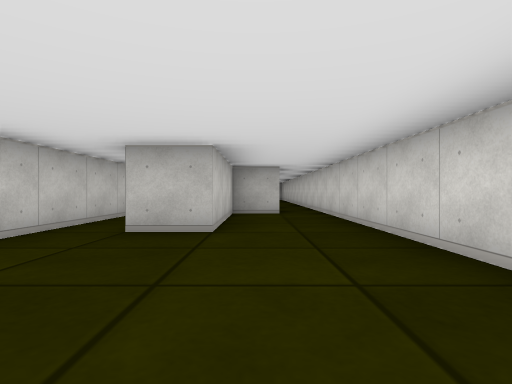
[1] (above)

15 first-person views from a walk through a cub3D ray-caster map. The camera is about half as high as the walls, looks level and sees 80° across. The floor is counted in squares. Each view is taken from the middle of a square. On the plan, view 1 faces up. The plan holds only what a view shows up to about 9 squares ahead; the rest is blank.

[2]
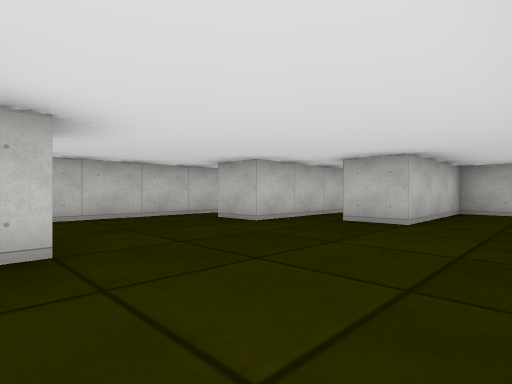

[3]
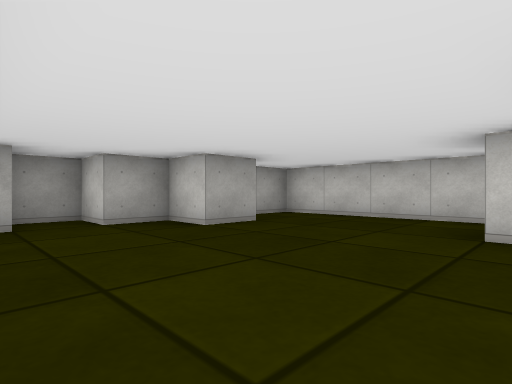

[4]
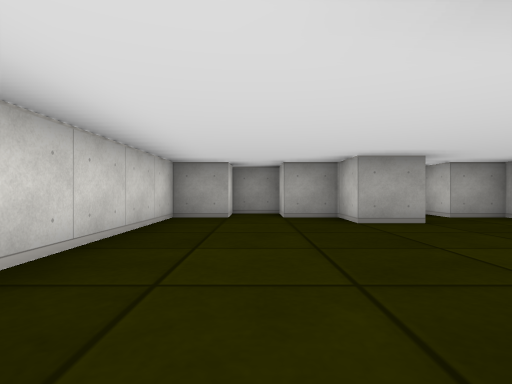

[5]
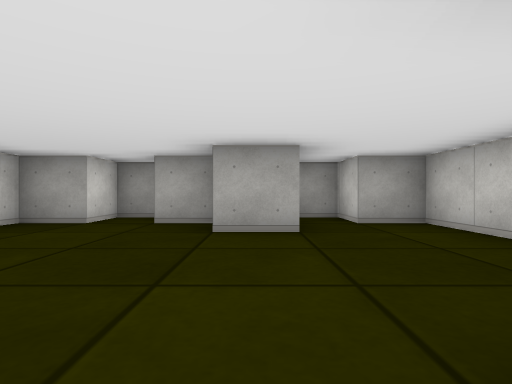

[6]
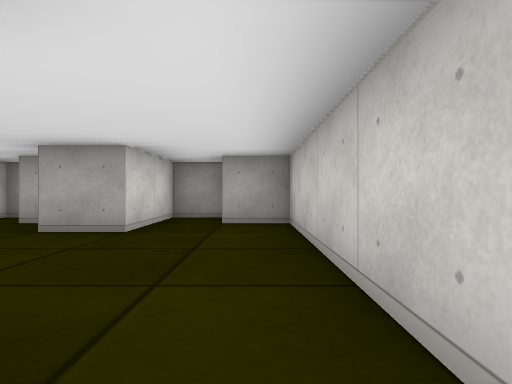

[7]
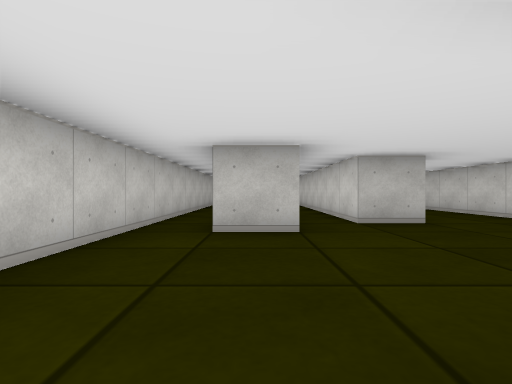

[8]
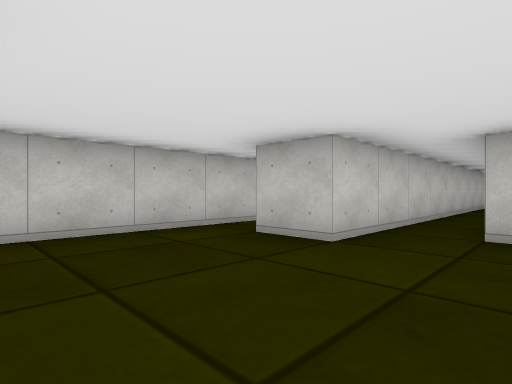

[9]
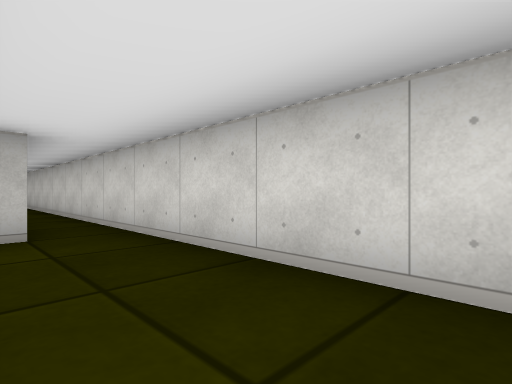

[10]
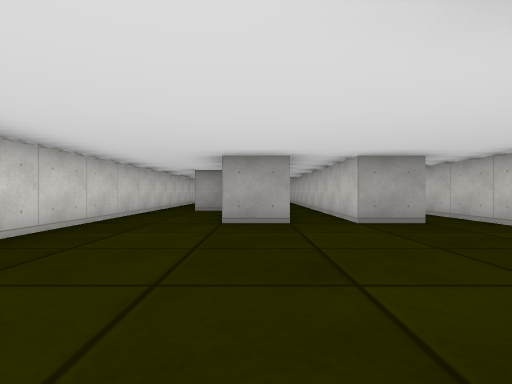

[11]
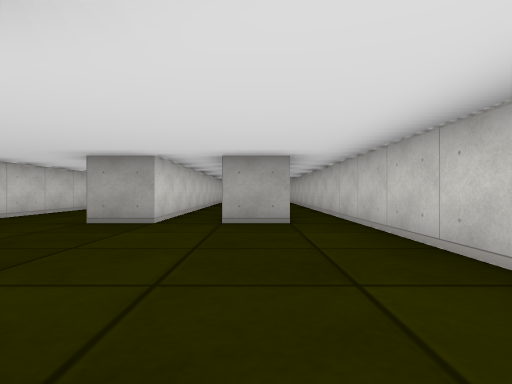

[12]
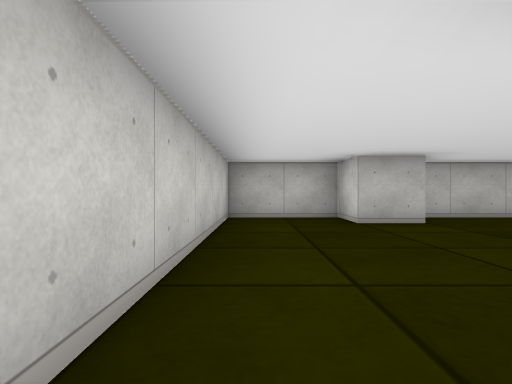

[13]
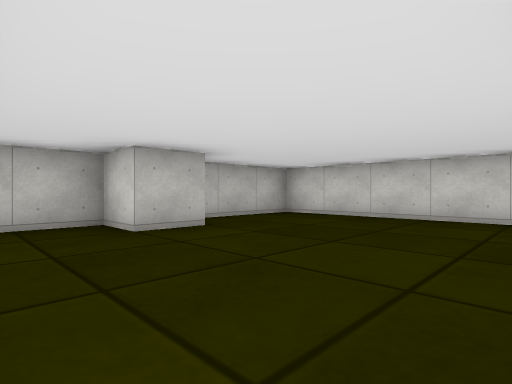

[14]
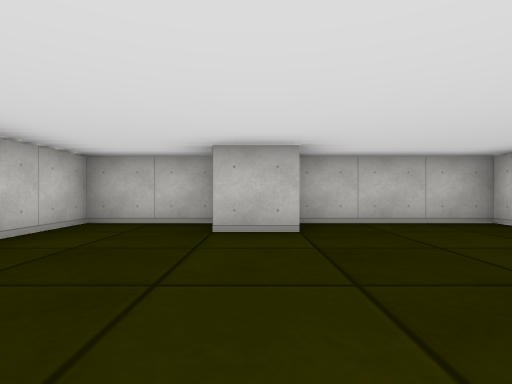

[15]
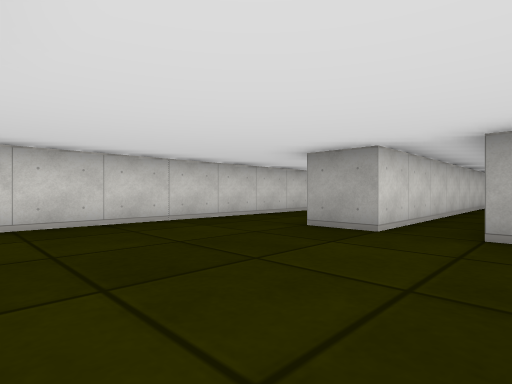

### Floor plan
Points are (right, up) in squares from view 1. A wall is a line through its corners. A room is listed if a view was taken in it or the views show most of it. See-through windows are left out.
Room 1 (views 1, 2, 3, 4, 5, 7, 8, 9)
walls: (-2.5, 3.5) (-2.5, 2.5) (-3.5, 2.5); (-4.5, 2.5) (-4.5, -1.5) (-3.5, -1.5) (-3.5, -2.5) (-2.5, -2.5) (-2.5, -0.5) (-1.5, -0.5) (-1.5, -1.5) (-0.5, -1.5) (-0.5, -2.5) (0.5, -2.5) (0.5, -1.5) (1.5, -1.5) (1.5, 6.5); (0.6, 6.5) (-0.5, 6.5) (-0.5, 3.5) (-1.5, 3.5)
ways out: opening at (-3, 3.5) to room 2; opening at (1, 7) to room 2
Room 2 (views 6, 10, 11, 12, 13, 14, 15)
walls: (-3.6, 12.5) (-2.5, 12.5) (-2.5, 3.5); (-0.2, 9.5) (0.5, 9.5); (-1.4, 16.5) (-2.5, 16.5) (-2.5, 17.5) (-4.5, 17.5) (-4.5, 2.5); (1.5, 6.5) (1.5, 17.5) (-1.4, 17.5); (-1.5, 3.5) (-1.5, 12.5) (-0.5, 12.5)
ways out: opening at (-3, 3.5) to room 1; opening at (1, 7) to room 1

Positions as (right, up) in squares from view 1, and headings:
1: (0, 0), facing up
2: (1, -1), facing up-left
3: (1, 3), facing down-left
4: (0, 4), facing down
5: (-2, 3), facing down
6: (-4, 3), facing down
7: (-3, -1), facing up
8: (-1, 0), facing up-left
9: (0, 3), facing up-right
10: (-1, 17), facing down
11: (-3, 17), facing down
12: (-4, 12), facing up
13: (-4, 13), facing up-right
14: (-2, 13), facing up
15: (-3, 16), facing down-right
